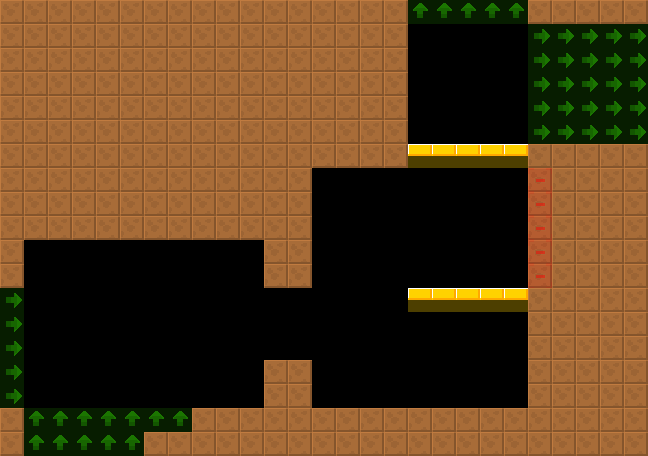

Rendered tile map (Tiled .tmx) drawn with the repository's tilesets; below, a short description and the map source with its tile grids summarised:
An orthogonal 27x19 tile map with 24x24 px tiles, 2 tile layers (col, lnk), 2 tilesets and 2 objects (2x RotatingBall).

<map version="1.4" tiledversion="1.4.2" orientation="orthogonal" renderorder="right-down" width="27" height="19" tilewidth="24" tileheight="24" infinite="0" nextlayerid="4" nextobjectid="8">
 <tileset firstgid="6" source="../../lnk.tsx" />
 <tileset firstgid="1" source="../../col.tsx" />
 <layer id="1" name="col" width="27" height="19">
  <data>[513 cells, 280 non-empty, 2 distinct tile ids]</data>
 </layer>
 <layer id="2" name="lnk" width="27" height="19" opacity="0.5">
  <data>[513 cells, 52 non-empty, 3 distinct tile ids]</data>
 </layer>
 <objectgroup id="3" name="markers" opacity="0.5">
  <object id="1" name="RotatingBall" type="RotatingBall" x="528" y="216" width="24" height="24">
   <properties>
    <property name="yr" value="0" />
    <property name="xr" value="0" />
    <property name="customId" value="3" />
   </properties>
  </object>
  <object id="2" name="RotatingBall" type="RotatingBall" x="264" y="240" width="24" height="24">
   <properties>
    <property name="yr" value="0" />
    <property name="xr" value="0" />
    <property name="customId" value="1" />
   </properties>
  </object>
 </objectgroup>
</map>
